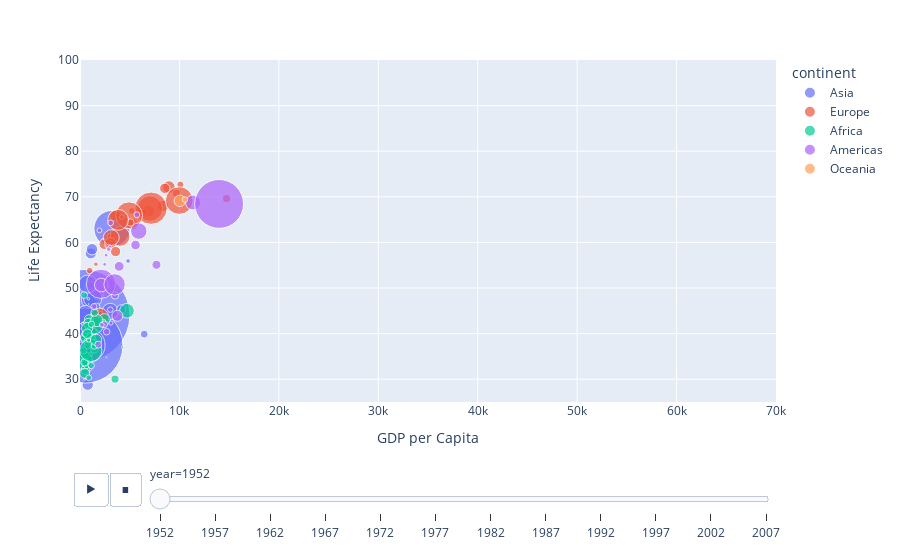

Here is the notebook cell this chart was saved with:
### Code cell
# 观看时间推移的变化趋势
px.scatter(gapminder,x='gdpPercap',y='lifeExp',color='continent',size='pop',size_max=100,hover_name='country',
            animation_frame='year',animation_group ='country',
            range_x=[0,70000],range_y=[25,100],
            labels=dict(pop="Population", gdpPercap="GDP per Capita", lifeExp="Life Expectancy"))

### Figure 1 — Plotly figure (JSON) as saved in the notebook; plotly's stock layout.template omitted (floating-point values rounded to 4 significant figures)
{"data": [{"hovertemplate": "<b>%{hovertext}</b><br><br>continent=Asia<br>year=1952<br>GDP per Capita=%{x}<br>Life Expectancy=%{y}<br>Population=%{marker.size}<extra></extra>", "hovertext": ["Afghanistan", "Bahrain", "Bangladesh", "Cambodia", "China", "Hong Kong, China", "India", "Indonesia", "Iran", "Iraq", "Israel", "Japan", "Jordan", "Korea, Dem. Rep.", "Korea, Rep.", "Kuwait", "Lebanon", "Malaysia", "Mongolia", "Myanmar", "Nepal", "Oman", "Pakistan", "Philippines", "Saudi Arabia", "Singapore", "Sri Lanka", "Syria", "Taiwan", "Thailand", "Vietnam", "West Bank and Gaza", "Yemen, Rep."], "ids": ["Afghanistan", "Bahrain", "Bangladesh", "Cambodia", "China", "Hong Kong, China", "India", "Indonesia", "Iran", "Iraq", "Israel", "Japan", "Jordan", "Korea, Dem. Rep.", "Korea, Rep.", "Kuwait", "Lebanon", "Malaysia", "Mongolia", "Myanmar", "Nepal", "Oman", "Pakistan", "Philippines", "Saudi Arabia", "Singapore", "Sri Lanka", "Syria", "Taiwan", "Thailand", "Vietnam", "West Bank and Gaza", "Yemen, Rep."], "legendgroup": "Asia", "marker": {"color": "#636efa", "size": [8425333, 120447, 46886859, 4693836, 556263527, 2125900, 372000000, 82052000, 17272000, 5441766, 1620914, 86459025, 607914, 8865488, 20947571, 160000, 1439529, 6748378, 800663, 20092996, 9182536, 507833, 41346560, 22438691, 4005677, 1127000, 7982342, 3661549, 8550362, 21289402, 26246839, 1030585, 4963829], "sizemode": "area", "sizeref": 131900.0, "symbol": "circle"}, "mode": "markers", "name": "Asia", "orientation": "v", "showlegend": true, "type": "scatter", "x": [779.4, 9867.0, 684.2, 368.5, 400.4, 3054.0, 546.6, 749.7, 3035.0, 4130.0, 4087.0, 3217.0, 1547.0, 1088.0, 1031.0, 108400.0, 4835.0, 1831.0, 786.6, 331, 545.9, 1828.0, 684.6, 1273.0, 6460.0, 2315.0, 1084.0, 1643.0, 1207.0, 757.8, 605.1, 1516.0, 781.7], "xaxis": "x", "y": [28.8, 50.94, 37.48, 39.42, 44, 60.96, 37.37, 37.47, 44.87, 45.32, 65.39, 63.03, 43.16, 50.06, 47.45, 55.56, 55.93, 48.46, 42.24, 36.32, 36.16, 37.58, 43.44, 47.75, 39.88, 60.4, 57.59, 45.88, 58.5, 50.85, 40.41, 43.16, 32.55], "yaxis": "y"}, {"hovertemplate": "<b>%{hovertext}</b><br><br>continent=Europe<br>year=1952<br>GDP per Capita=%{x}<br>Life Expectancy=%{y}<br>Population=%{marker.size}<extra></extra>", "hovertext": ["Albania", "Austria", "Belgium", "Bosnia and Herzegovina", "Bulgaria", "Croatia", "Czech Republic", "Denmark", "Finland", "France", "Germany", "Greece", "Hungary", "Iceland", "Ireland", "Italy", "Montenegro", "Netherlands", "Norway", "Poland", "Portugal", "Romania", "Serbia", "Slovak Republic", "Slovenia", "Spain", "Sweden", "Switzerland", "Turkey", "United Kingdom"], "ids": ["Albania", "Austria", "Belgium", "Bosnia and Herzegovina", "Bulgaria", "Croatia", "Czech Republic", "Denmark", "Finland", "France", "Germany", "Greece", "Hungary", "Iceland", "Ireland", "Italy", "Montenegro", "Netherlands", "Norway", "Poland", "Portugal", "Romania", "Serbia", "Slovak Republic", "Slovenia", "Spain", "Sweden", "Switzerland", "Turkey", "United Kingdom"], "legendgroup": "Europe", "marker": {"color": "#EF553B", "size": [1282697, 6927772, 8730405, 2791000, 7274900, 3882229, 9125183, 4334000, 4090500, 42459667, 69145952, 7733250, 9504000, 147962, 2952156, 47666000, 413834, 10381988, 3327728, 25730551, 8526050, 16630000, 6860147, 3558137, 1489518, 28549870, 7124673, 4815000, 22235677, 50430000], "sizemode": "area", "sizeref": 131900.0, "symbol": "circle"}, "mode": "markers", "name": "Europe", "orientation": "v", "showlegend": true, "type": "scatter", "x": [1601.0, 6137.0, 8343.0, 973.5, 2444.0, 3119.0, 6876.0, 9692.0, 6425.0, 7030.0, 7144.0, 3531.0, 5264.0, 7268.0, 5210.0, 4931.0, 2648.0, 8942.0, 10100.0, 4029.0, 3068.0, 3145.0, 3581.0, 5075.0, 4215.0, 3834.0, 8528.0, 14730.0, 1969.0, 9980.0], "xaxis": "x", "y": [55.23, 66.8, 68, 53.82, 59.6, 61.21, 66.87, 70.78, 66.55, 67.41, 67.5, 65.86, 64.03, 72.49, 66.91, 65.94, 59.16, 72.13, 72.67, 61.31, 59.82, 61.05, 58.0, 64.36, 65.57, 64.94, 71.86, 69.62, 43.59, 69.18], "yaxis": "y"}, {"hovertemplate": "<b>%{hovertext}</b><br><br>continent=Africa<br>year=1952<br>GDP per Capita=%{x}<br>Life Expectancy=%{y}<br>Population=%{marker.size}<extra></extra>", "hovertext": ["Algeria", "Angola", "Benin", "Botswana", "Burkina Faso", "Burundi", "Cameroon", "Central African Republic", "Chad", "Comoros", "Congo, Dem. Rep.", "Congo, Rep.", "Cote d'Ivoire", "Djibouti", "Egypt", "Equatorial Guinea", "Eritrea", "Ethiopia", "Gabon", "Gambia", "Ghana", "Guinea", "Guinea-Bissau", "Kenya", "Lesotho", "Liberia", "Libya", "Madagascar", "Malawi", "Mali", "Mauritania", "Mauritius", "Morocco", "Mozambique", "Namibia", "Niger", "Nigeria", "Reunion", "Rwanda", "Sao Tome and Principe", "Senegal", "Sierra Leone", "Somalia", "South Africa", "Sudan", "Swaziland", "Tanzania", "Togo", "Tunisia", "Uganda", "Zambia", "Zimbabwe"], "ids": ["Algeria", "Angola", "Benin", "Botswana", "Burkina Faso", "Burundi", "Cameroon", "Central African Republic", "Chad", "Comoros", "Congo, Dem. Rep.", "Congo, Rep.", "Cote d'Ivoire", "Djibouti", "Egypt", "Equatorial Guinea", "Eritrea", "Ethiopia", "Gabon", "Gambia", "Ghana", "Guinea", "Guinea-Bissau", "Kenya", "Lesotho", "Liberia", "Libya", "Madagascar", "Malawi", "Mali", "Mauritania", "Mauritius", "Morocco", "Mozambique", "Namibia", "Niger", "Nigeria", "Reunion", "Rwanda", "Sao Tome and Principe", "Senegal", "Sierra Leone", "Somalia", "South Africa", "Sudan", "Swaziland", "Tanzania", "Togo", "Tunisia", "Uganda", "Zambia", "Zimbabwe"], "legendgroup": "Africa", "marker": {"color": "#00cc96", "size": [9279525, 4232095, 1738315, 442308, 4469979, 2445618, 5009067, 1291695, 2682462, 153936, 14100005, 854885, 2977019, 63149, 22223309, 216964, 1438760, 20860941, 420702, 284320, 5581001, 2664249, 580653, 6464046, 748747, 863308, 1019729, 4762912, 2917802, 3838168, 1022556, 516556, 9939217, 6446316, 485831, 3379468, 33119096, 257700, 2534927, 60011, 2755589, 2143249, 2526994, 14264935, 8504667, 290243, 8322925, 1219113, 3647735, 5824797, 2672000, 3080907], "sizemode": "area", "sizeref": 131900.0, "symbol": "circle"}, "mode": "markers", "name": "Africa", "orientation": "v", "showlegend": true, "type": "scatter", "x": [2449.0, 3521.0, 1063.0, 851.2, 543.3, 339.3, 1173.0, 1071.0, 1179.0, 1103.0, 780.5, 2126.0, 1389.0, 2670.0, 1419.0, 375.6, 328.9, 362.1, 4293.0, 485.2, 911.3, 510.2, 299.9, 853.5, 298.8, 575.6, 2388.0, 1443.0, 369.2, 452.3, 743.1, 1968.0, 1688.0, 468.5, 2424.0, 761.9, 1077.0, 2719.0, 493.3, 879.6, 1450.0, 879.8, 1136.0, 4725.0, 1616.0, 1148.0, 716.7, 859.8, 1468.0, 734.8, 1147.0, 406.9], "xaxis": "x", "y": [43.08, 30.02, 38.22, 47.62, 31.98, 39.03, 38.52, 35.46, 38.09, 40.72, 39.14, 42.11, 40.48, 34.81, 41.89, 34.48, 35.93, 34.08, 37.0, 30, 43.15, 33.61, 32.5, 42.27, 42.14, 38.48, 42.72, 36.68, 36.26, 33.69, 40.54, 50.99, 42.87, 31.29, 41.73, 37.44, 36.32, 52.72, 40, 46.47, 37.28, 30.33, 32.98, 45.01, 38.63, 41.41, 41.22, 38.6, 44.6, 39.98, 42.04, 48.45], "yaxis": "y"}, {"hovertemplate": "<b>%{hovertext}</b><br><br>continent=Americas<br>year=1952<br>GDP per Capita=%{x}<br>Life Expectancy=%{y}<br>Population=%{marker.size}<extra></extra>", "hovertext": ["Argentina", "Bolivia", "Brazil", "Canada", "Chile", "Colombia", "Costa Rica", "Cuba", "Dominican Republic", "Ecuador", "El Salvador", "Guatemala", "Haiti", "Honduras", "Jamaica", "Mexico", "Nicaragua", "Panama", "Paraguay", "Peru", "Puerto Rico", "Trinidad and Tobago", "United States", "Uruguay", "Venezuela"], "ids": ["Argentina", "Bolivia", "Brazil", "Canada", "Chile", "Colombia", "Costa Rica", "Cuba", "Dominican Republic", "Ecuador", "El Salvador", "Guatemala", "Haiti", "Honduras", "Jamaica", "Mexico", "Nicaragua", "Panama", "Paraguay", "Peru", "Puerto Rico", "Trinidad and Tobago", "United States", "Uruguay", "Venezuela"], "legendgroup": "Americas", "marker": {"color": "#ab63fa", "size": [17876956, 2883315, 56602560, 14785584, 6377619, 12350771, 926317, 6007797, 2491346, 3548753, 2042865, 3146381, 3201488, 1517453, 1426095, 30144317, 1165790, 940080, 1555876, 8025700, 2227000, 662850, 157553000, 2252965, 5439568], "sizemode": "area", "sizeref": 131900.0, "symbol": "circle"}, "mode": "markers", "name": "Americas", "orientation": "v", "showlegend": true, "type": "scatter", "x": [5911.0, 2677.0, 2109.0, 11370.0, 3940.0, 2144.0, 2627.0, 5587.0, 1398.0, 3522.0, 3048.0, 2428.0, 1840.0, 2195.0, 2899.0, 3478.0, 3112.0, 2480.0, 1952.0, 3759.0, 3082.0, 3023.0, 13990.0, 5717.0, 7690.0], "xaxis": "x", "y": [62.48, 40.41, 50.92, 68.75, 54.74, 50.64, 57.21, 59.42, 45.93, 48.36, 45.26, 42.02, 37.58, 41.91, 58.53, 50.79, 42.31, 55.19, 62.65, 43.9, 64.28, 59.1, 68.44, 66.07, 55.09], "yaxis": "y"}, {"hovertemplate": "<b>%{hovertext}</b><br><br>continent=Oceania<br>year=1952<br>GDP per Capita=%{x}<br>Life Expectancy=%{y}<br>Population=%{marker.size}<extra></extra>", "hovertext": ["Australia", "New Zealand"], "ids": ["Australia", "New Zealand"], "legendgroup": "Oceania", "marker": {"color": "#FFA15A", "size": [8691212, 1994794], "sizemode": "area", "sizeref": 131900.0, "symbol": "circle"}, "mode": "markers", "name": "Oceania", "orientation": "v", "showlegend": true, "type": "scatter", "x": [10040.0, 10560.0], "xaxis": "x", "y": [69.12, 69.39], "yaxis": "y"}], "layout": {"legend": {"itemsizing": "constant", "title": {"text": "continent"}, "tracegroupgap": 0}, "margin": {"t": 60}, "sliders": [{"active": 0, "currentvalue": {"prefix": "year="}, "len": 0.9, "pad": {"b": 10, "t": 60}, "steps": [{"args": [["1952"], {"frame": {"duration": 0, "redraw": false}, "fromcurrent": true, "mode": "immediate", "transition": {"duration": 0, "easing": "linear"}}], "label": "1952", "method": "animate"}, {"args": [["1957"], {"frame": {"duration": 0, "redraw": false}, "fromcurrent": true, "mode": "immediate", "transition": {"duration": 0, "easing": "linear"}}], "label": "1957", "method": "animate"}, {"args": [["1962"], {"frame": {"duration": 0, "redraw": false}, "fromcurrent": true, "mode": "immediate", "transition": {"duration": 0, "easing": "linear"}}], "label": "1962", "method": "animate"}, {"args": [["1967"], {"frame": {"duration": 0, "redraw": false}, "fromcurrent": true, "mode": "immediate", "transition": {"duration": 0, "easing": "linear"}}], "label": "1967", "method": "animate"}, {"args": [["1972"], {"frame": {"duration": 0, "redraw": false}, "fromcurrent": true, "mode": "immediate", "transition": {"duration": 0, "easing": "linear"}}], "label": "1972", "method": "animate"}, {"args": [["1977"], {"frame": {"duration": 0, "redraw": false}, "fromcurrent": true, "mode": "immediate", "transition": {"duration": 0, "easing": "linear"}}], "label": "1977", "method": "animate"}, {"args": [["1982"], {"frame": {"duration": 0, "redraw": false}, "fromcurrent": true, "mode": "immediate", "transition": {"duration": 0, "easing": "linear"}}], "label": "1982", "method": "animate"}, {"args": [["1987"], {"frame": {"duration": 0, "redraw": false}, "fromcurrent": true, "mode": "immediate", "transition": {"duration": 0, "easing": "linear"}}], "label": "1987", "method": "animate"}, {"args": [["1992"], {"frame": {"duration": 0, "redraw": false}, "fromcurrent": true, "mode": "immediate", "transition": {"duration": 0, "easing": "linear"}}], "label": "1992", "method": "animate"}, {"args": [["1997"], {"frame": {"duration": 0, "redraw": false}, "fromcurrent": true, "mode": "immediate", "transition": {"duration": 0, "easing": "linear"}}], "label": "1997", "method": "animate"}, {"args": [["2002"], {"frame": {"duration": 0, "redraw": false}, "fromcurrent": true, "mode": "immediate", "transition": {"duration": 0, "easing": "linear"}}], "label": "2002", "method": "animate"}, {"args": [["2007"], {"frame": {"duration": 0, "redraw": false}, "fromcurrent": true, "mode": "immediate", "transition": {"duration": 0, "easing": "linear"}}], "label": "2007", "method": "animate"}], "x": 0.1, "xanchor": "left", "y": 0, "yanchor": "top"}], "updatemenus": [{"buttons": [{"args": [null, {"frame": {"duration": 500, "redraw": false}, "fromcurrent": true, "mode": "immediate", "transition": {"duration": 500, "easing": "linear"}}], "label": "&#9654;", "method": "animate"}, {"args": [[null], {"frame": {"duration": 0, "redraw": false}, "fromcurrent": true, "mode": "immediate", "transition": {"duration": 0, "easing": "linear"}}], "label": "&#9724;", "method": "animate"}], "direction": "left", "pad": {"r": 10, "t": 70}, "showactive": false, "type": "buttons", "x": 0.1, "xanchor": "right", "y": 0, "yanchor": "top"}], "xaxis": {"anchor": "y", "domain": [0, 1], "range": [0, 70000], "title": {"text": "GDP per Capita"}}, "yaxis": {"anchor": "x", "domain": [0, 1], "range": [25, 100], "title": {"text": "Life Expectancy"}}}}
